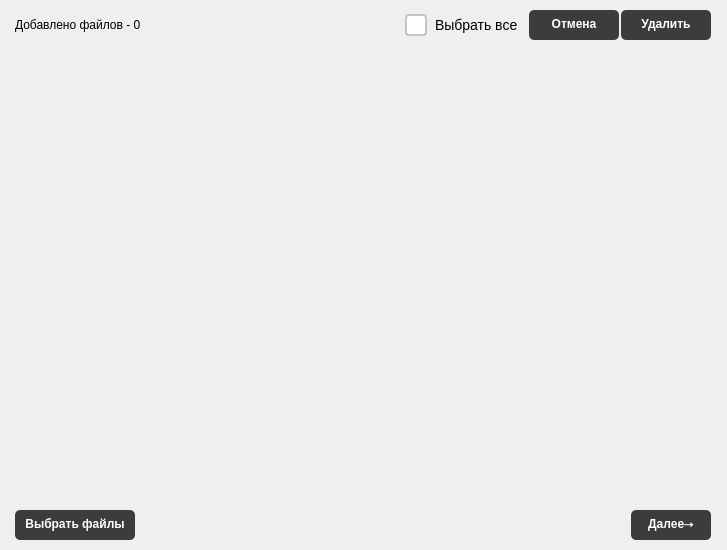
<?xml version="1.0" encoding="UTF-8"?>
<ui version="4.0">
 <class>file_selection_screen</class>
 <widget class="QGroupBox" name="file_selection_screen">
  <property name="geometry">
   <rect>
    <x>0</x>
    <y>0</y>
    <width>727</width>
    <height>550</height>
   </rect>
  </property>
  <property name="sizePolicy">
   <sizepolicy hsizetype="Preferred" vsizetype="Preferred">
    <horstretch>0</horstretch>
    <verstretch>0</verstretch>
   </sizepolicy>
  </property>
  <property name="minimumSize">
   <size>
    <width>727</width>
    <height>550</height>
   </size>
  </property>
  <property name="baseSize">
   <size>
    <width>727</width>
    <height>550</height>
   </size>
  </property>
  <property name="windowTitle">
   <string>GroupBox</string>
  </property>
  <property name="styleSheet">
   <string notr="true">border:none;</string>
  </property>
  <layout class="QVBoxLayout" name="verticalLayout">
   <property name="spacing">
    <number>5</number>
   </property>
   <property name="leftMargin">
    <number>15</number>
   </property>
   <property name="topMargin">
    <number>10</number>
   </property>
   <property name="rightMargin">
    <number>0</number>
   </property>
   <property name="bottomMargin">
    <number>10</number>
   </property>
   <item>
    <layout class="QHBoxLayout" name="file_screen_top_bar">
     <property name="spacing">
      <number>2</number>
     </property>
     <property name="rightMargin">
      <number>16</number>
     </property>
     <item>
      <widget class="QLabel" name="label">
       <property name="sizePolicy">
        <sizepolicy hsizetype="Fixed" vsizetype="Fixed">
         <horstretch>0</horstretch>
         <verstretch>0</verstretch>
        </sizepolicy>
       </property>
       <property name="minimumSize">
        <size>
         <width>0</width>
         <height>30</height>
        </size>
       </property>
       <property name="maximumSize">
        <size>
         <width>16777215</width>
         <height>30</height>
        </size>
       </property>
       <property name="baseSize">
        <size>
         <width>0</width>
         <height>30</height>
        </size>
       </property>
       <property name="text">
        <string>Добавлено файлов - 0</string>
       </property>
      </widget>
     </item>
     <item>
      <spacer name="horizontalSpacer">
       <property name="orientation">
        <enum>Qt::Orientation::Horizontal</enum>
       </property>
       <property name="sizeHint" stdset="0">
        <size>
         <width>40</width>
         <height>20</height>
        </size>
       </property>
      </spacer>
     </item>
     <item>
      <layout class="QHBoxLayout" name="horizontalLayout">
       <property name="spacing">
        <number>10</number>
       </property>
       <item>
        <widget class="QCheckBox" name="select_all_button">
         <property name="sizePolicy">
          <sizepolicy hsizetype="Fixed" vsizetype="Fixed">
           <horstretch>0</horstretch>
           <verstretch>0</verstretch>
          </sizepolicy>
         </property>
         <property name="minimumSize">
          <size>
           <width>0</width>
           <height>30</height>
          </size>
         </property>
         <property name="maximumSize">
          <size>
           <width>16777215</width>
           <height>30</height>
          </size>
         </property>
         <property name="baseSize">
          <size>
           <width>0</width>
           <height>30</height>
          </size>
         </property>
         <property name="font">
          <font>
           <pointsize>-1</pointsize>
           <kerning>true</kerning>
          </font>
         </property>
         <property name="styleSheet">
          <string notr="true">QCheckBox {
    spacing: 8px;
    font-size: 14px;
}

QCheckBox::indicator {
    width: 18px;
    height: 18px;
    border-radius: 4px;
}

QCheckBox::indicator:unchecked {
    background-color: #ffffff;
    border: 2px solid #bfc5cc;
}

QCheckBox::indicator:unchecked:hover {
    border: 2px solid #4a90e2;
}

QCheckBox::indicator:checked {
    background-color: #4a90e2;
    border: 2px solid #4a90e2;
}

QCheckBox::indicator:checked:hover {
    background-color: #357ABD;
    border: 2px solid #357ABD;
}

QCheckBox::indicator:disabled {
    background-color: #e0e0e0;
    border: 2px solid #c0c0c0;
}</string>
         </property>
         <property name="text">
          <string>Выбрать все</string>
         </property>
         <property name="checked">
          <bool>false</bool>
         </property>
        </widget>
       </item>
       <item>
        <widget class="QPushButton" name="selection_cancel_button">
         <property name="sizePolicy">
          <sizepolicy hsizetype="Fixed" vsizetype="Fixed">
           <horstretch>0</horstretch>
           <verstretch>0</verstretch>
          </sizepolicy>
         </property>
         <property name="minimumSize">
          <size>
           <width>90</width>
           <height>30</height>
          </size>
         </property>
         <property name="maximumSize">
          <size>
           <width>90</width>
           <height>30</height>
          </size>
         </property>
         <property name="baseSize">
          <size>
           <width>90</width>
           <height>30</height>
          </size>
         </property>
         <property name="font">
          <font>
           <bold>true</bold>
          </font>
         </property>
         <property name="styleSheet">
          <string notr="true">QPushButton {
	background-color: rgb(60, 60, 60);
	border-radius: 5px;
	padding-top: -2px;
	color:white;
}

QPushButton:hover {
	background-color: rgb(70, 70, 70);
}

QPushButton:pressed {
	background-color: rgb(50, 50, 50);
	margin: 1px;
	font-size: 12px;
}</string>
         </property>
         <property name="text">
          <string>Отмена</string>
         </property>
         <property name="icon">
          <iconset resource="../res.qrc">
           <normaloff>:/icons/icons/deselect_icon.svg</normaloff>:/icons/icons/deselect_icon.svg</iconset>
         </property>
        </widget>
       </item>
      </layout>
     </item>
     <item>
      <widget class="QPushButton" name="delete_button">
       <property name="sizePolicy">
        <sizepolicy hsizetype="Fixed" vsizetype="Fixed">
         <horstretch>0</horstretch>
         <verstretch>0</verstretch>
        </sizepolicy>
       </property>
       <property name="minimumSize">
        <size>
         <width>90</width>
         <height>30</height>
        </size>
       </property>
       <property name="maximumSize">
        <size>
         <width>90</width>
         <height>30</height>
        </size>
       </property>
       <property name="baseSize">
        <size>
         <width>90</width>
         <height>30</height>
        </size>
       </property>
       <property name="font">
        <font>
         <bold>true</bold>
        </font>
       </property>
       <property name="styleSheet">
        <string notr="true">QPushButton {
	background-color: rgb(60, 60, 60);
	border-radius: 5px;
	padding-top: -2px;
	color:white;
}

QPushButton:hover {
	background-color: rgb(70, 70, 70);
}

QPushButton:pressed {
	background-color: rgb(50, 50, 50);
	margin: 1px;
	font-size: 12px;
}

QPushButton:disabled {
	background-color: rgb(50, 50, 50);
	color: gray;
}</string>
       </property>
       <property name="text">
        <string>Удалить</string>
       </property>
       <property name="icon">
        <iconset theme="edit-delete"/>
       </property>
      </widget>
     </item>
    </layout>
   </item>
   <item>
    <widget class="QScrollArea" name="scrollArea">
     <property name="sizePolicy">
      <sizepolicy hsizetype="Expanding" vsizetype="Expanding">
       <horstretch>0</horstretch>
       <verstretch>0</verstretch>
      </sizepolicy>
     </property>
     <property name="frameShadow">
      <enum>QFrame::Shadow::Sunken</enum>
     </property>
     <property name="lineWidth">
      <number>0</number>
     </property>
     <property name="verticalScrollBarPolicy">
      <enum>Qt::ScrollBarPolicy::ScrollBarAsNeeded</enum>
     </property>
     <property name="horizontalScrollBarPolicy">
      <enum>Qt::ScrollBarPolicy::ScrollBarAlwaysOff</enum>
     </property>
     <property name="widgetResizable">
      <bool>true</bool>
     </property>
     <property name="alignment">
      <set>Qt::AlignmentFlag::AlignLeading|Qt::AlignmentFlag::AlignLeft|Qt::AlignmentFlag::AlignTop</set>
     </property>
     <widget class="QWidget" name="files_grid">
      <property name="geometry">
       <rect>
        <x>0</x>
        <y>0</y>
        <width>712</width>
        <height>454</height>
       </rect>
      </property>
      <property name="sizePolicy">
       <sizepolicy hsizetype="Preferred" vsizetype="Preferred">
        <horstretch>0</horstretch>
        <verstretch>0</verstretch>
       </sizepolicy>
      </property>
      <property name="minimumSize">
       <size>
        <width>0</width>
        <height>0</height>
       </size>
      </property>
      <property name="baseSize">
       <size>
        <width>0</width>
        <height>0</height>
       </size>
      </property>
     </widget>
    </widget>
   </item>
   <item>
    <layout class="QHBoxLayout" name="file_screen_bottom_bar">
     <property name="rightMargin">
      <number>16</number>
     </property>
     <item>
      <widget class="QPushButton" name="add_button">
       <property name="enabled">
        <bool>true</bool>
       </property>
       <property name="sizePolicy">
        <sizepolicy hsizetype="Fixed" vsizetype="Fixed">
         <horstretch>0</horstretch>
         <verstretch>0</verstretch>
        </sizepolicy>
       </property>
       <property name="minimumSize">
        <size>
         <width>120</width>
         <height>30</height>
        </size>
       </property>
       <property name="maximumSize">
        <size>
         <width>120</width>
         <height>30</height>
        </size>
       </property>
       <property name="baseSize">
        <size>
         <width>120</width>
         <height>30</height>
        </size>
       </property>
       <property name="font">
        <font>
         <bold>true</bold>
        </font>
       </property>
       <property name="styleSheet">
        <string notr="true">QPushButton {
	background-color: rgb(60, 60, 60);
	border-radius: 5px;
	padding-top: -2px;
	color:white;
}

QPushButton:hover {
	background-color: rgb(70, 70, 70);
}

QPushButton:pressed {
	background-color: rgb(50, 50, 50);
	margin: 1px;
	font-size: 12px;
}

QPushButton:disabled {
	background-color: rgb(50, 50, 50);
	color: gray;
}</string>
       </property>
       <property name="text">
        <string>Выбрать файлы</string>
       </property>
      </widget>
     </item>
     <item>
      <spacer name="horizontalSpacer_2">
       <property name="orientation">
        <enum>Qt::Orientation::Horizontal</enum>
       </property>
       <property name="sizeHint" stdset="0">
        <size>
         <width>40</width>
         <height>20</height>
        </size>
       </property>
      </spacer>
     </item>
     <item>
      <widget class="QPushButton" name="button_next">
       <property name="enabled">
        <bool>true</bool>
       </property>
       <property name="sizePolicy">
        <sizepolicy hsizetype="Fixed" vsizetype="Fixed">
         <horstretch>0</horstretch>
         <verstretch>0</verstretch>
        </sizepolicy>
       </property>
       <property name="minimumSize">
        <size>
         <width>80</width>
         <height>30</height>
        </size>
       </property>
       <property name="maximumSize">
        <size>
         <width>80</width>
         <height>30</height>
        </size>
       </property>
       <property name="baseSize">
        <size>
         <width>80</width>
         <height>30</height>
        </size>
       </property>
       <property name="font">
        <font>
         <bold>true</bold>
        </font>
       </property>
       <property name="styleSheet">
        <string notr="true">QPushButton {
	background-color: rgb(60, 60, 60);
	border-radius: 5px;
	padding-top: -2px;
	color:white;
}

QPushButton:hover {
	background-color: rgb(70, 70, 70);
}

QPushButton:pressed {
	background-color: rgb(50, 50, 50);
	margin: 1px;
	font-size: 12px;
}

QPushButton:disabled {
	background-color: rgb(50, 50, 50);
	color: gray;
}</string>
       </property>
       <property name="text">
        <string>Далее⭢</string>
       </property>
       <property name="flat">
        <bool>false</bool>
       </property>
      </widget>
     </item>
    </layout>
   </item>
  </layout>
 </widget>
 <resources>
  <include location="../res.qrc"/>
 </resources>
 <connections/>
</ui>
